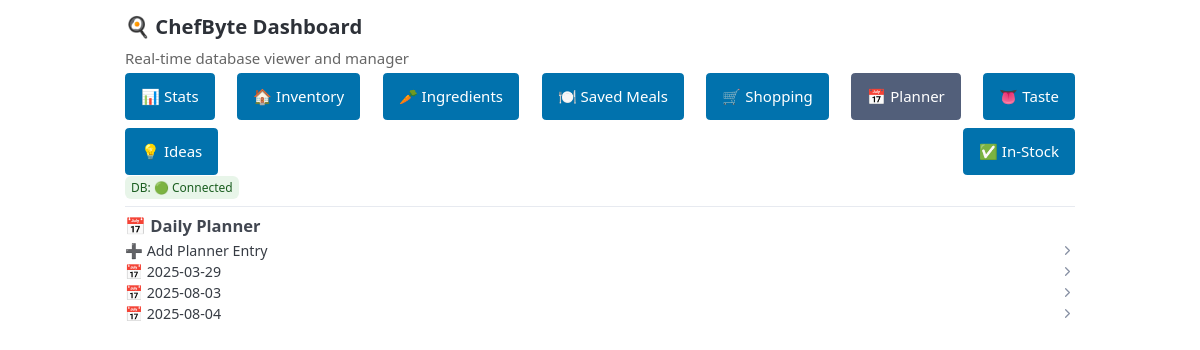
Screenshot of /planner with the database file from the repository.
### tables this page shows
CREATE TABLE daily_planner (
            day TEXT PRIMARY KEY,
            notes TEXT,
            meal_ids TEXT
        );

### chefbyte_webapp/main.py (the view)
@app.get("/planner", response_class=HTMLResponse)
def planner_page(request: Request):
    items = fetch_table("daily_planner")
    try:
        items.sort(key=lambda r: r["day"])  # YYYY-MM-DD strings sort lexically
    except Exception:
        pass
    return templates.TemplateResponse(
        "planner.html",
        {"request": request, "items": items, "status": get_status(), "page": "planner"},
    )

### chefbyte_webapp/templates/planner.html (shortened to what this page needs)
{% extends "base.html" %}
{% block content %}
<h3>📅 Daily Planner</h3>
<details>
  <summary>➕ Add Planner Entry</summary>
</details>
{% for entry in items %}
<details>
  <summary>📅 {{ entry.day }}</summary>
</details>
{% endfor %}
{% endblock %}

### chefbyte_webapp/static/styles.css (style rules this page uses)
html, body { font-size: 15px; }
h3 { font-size: 1.1rem; margin-bottom: 0.5rem; }
.compact details { margin: 0.4rem 0; }
details > summary { font-size: 0.95rem; }

### rows the page displays
daily_planner: day "2025-03-29"
daily_planner: day "2025-08-03"
daily_planner: day "2025-08-04"

### other values shown
{{ '🟢 Connected' if status.db else '🔴 Disconnected' }} "🟢 Connected"
